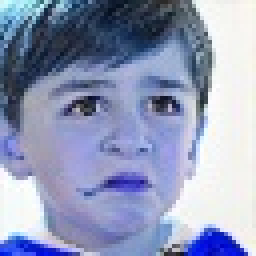
#> input picture ready_to_use_datasets/AffectNet/eval/sadness/Test_sad_image0017377.jpg, 64 x 64 px (shown 4 times larger); its folder holds only this picture in this run
$ python LoadAllData.py
#> lines starting #> are read from the running program, lines starting #| are printed output that depends on the picture
### preprocessing/image_duplicates_old.py
import numpy as np
import cv2 as cv

from image_processor_interface import ImageProcessor

class RemoveDuplicates(ImageProcessor):

    """
    A class that removes duplicate images from a set of images

    Attributes
    -----------

    None

    Methods
    --------
    _difference_hash(self, image: np.ndarray, hashsize: int = 8) -> int:
        calculates the difference hash (dhash) of an image


    process(self, image: np.ndarray, threshold = 100.0) -> np.ndarray
        processes n images stored in a numpy array of size (n, h, w) where
        - h: image height
        - w: image width
    """

    def _difference_hash(self, image: np.ndarray, hashsize: int = 8) -> int:
        """
        Removes items from a list of images according to the class description

        Parameters
        -----------

        image: np.ndarray
            A numpy array that stores images. The shape of the array is expected to be (n, h, w)
            where:
                - n: number of images
                - h: height of each image
                - w: width of each image

        hashsize: int, optional
            The size the image will be shrunken to to compute the hash. With a
            hashsize of n the resulting hash will be of length 8x8 Bits

        Returns
        --------

        int
            The computed distance hash
        """
        resized: np.ndarray = cv.resize(image, (hashsize + 1, hashsize))

        differences: np.ndarray = resized[:, 1:] > resized[:, :-1]
        differences = differences.flatten()

        hash = sum([2**i for (i, v) in enumerate(differences) if v])
        return hash

    def process(self, image: np.ndarray, min_distance: int = 10) -> np.ndarray:
        """
        Removes items from a list of images according to the class description

        Parameters
        -----------

        image: np.ndarray
            A numpy array that stores images. The shape of the array is expected to be (n, h, w)
            where:
                - n: number of images
                - h: height of each image
                - w: width of each image

        min_distance: int, optional
            The min_distance specifies the minimum Hamming distance needed for an image to be classified as
            unique. The standart value of 10 is based on an article by Dr. Neal Krawetz:
            https://www.hackerfactor.com/blog/index.php?/archives/529-Kind-of-Like-That.html

        Returns
        --------

        np.ndarray
            A copy of the original image array where the duplicate images were removed.
        """

        if not image.ndim == 3:
            raise ValueError

        n, _, _ = image.shape

        hashes = np.zeros(n)
        mask = np.ones(n, dtype=bool)


        for i, img in enumerate(image):
            hashes[i] = self._difference_hash(img)


        for i in range(n):

            idx = i+1

            if idx >= n:
                break

            h = hashes[i]

            diff = abs(h - hashes[idx:])
            mask[idx:] &= diff > min_distance

        return mask

### preprocessing/LoadAllData.py
import os

import numpy as np
from PIL import Image

from image_duplicates_old import RemoveDuplicates

class ImageLoader:
    def __init__(self, opRoot: str):
        self.data: list[str] = []
        fullPath = os.path.join(os.getcwd(), opRoot)

        for dataset in os.listdir(fullPath):
            currentDataset: str = os.path.join(fullPath, dataset)
            if not self.checkDir(currentDataset):
                continue


            for split in os.listdir(currentDataset):
                currentSplit = os.path.join(currentDataset, split)
                if not self.checkDir(currentSplit):
                    continue

                for emotion in os.listdir(currentSplit):
                    currentEmotion = os.path.join(currentSplit, emotion)

                    if not self.checkDir(currentEmotion):
                        continue

                    for file in os.listdir(currentEmotion):
                        filePath = os.path.join(currentEmotion, file)
                        self.data.append(filePath)


    def __len__(self) -> int:
        return len(self.data)

    def checkDir(self, path: str) -> bool:
        return os.path.isdir(path)

    def handle(self):
        images = []

        for p in self.data:
            imgArr = np.array(Image.open(p)).astype(np.uint8)
#> imgArr is the input picture: shape (64, 64, 3); mean R, G, B 145.1, 154.1, 184.9
            imgArr = imgArr.mean(-1)
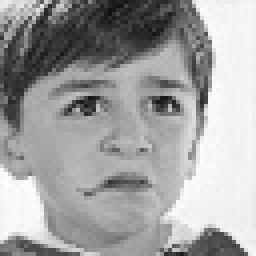
#> imgArr: shape (64, 64) float64 (shown 4 times larger); min 17.33, max 254.7, mean 161.4
            images.append(imgArr)

        remover = RemoveDuplicates()
        mask = remover.process(np.array(images))
#> the loop in process, `for i, img in enumerate(image):` made 1 pass
#> hash in _difference_hash on pass 1: 13345417397241904242
#> after the loop in process, `for i, img in enumerate(image):`: hashes = [1.33e+19]
#> mask = [True]

        duplicatePaths = [f for f in self.data if mask[self.data.index(f)] == 0]
#> duplicatePaths = []
        for dup in duplicatePaths:
            os.remove(dup)
#> this loop made 0 passes


if __name__ == "__main__":
    l = ImageLoader("../ready_to_use_datasets")
    l.handle()
